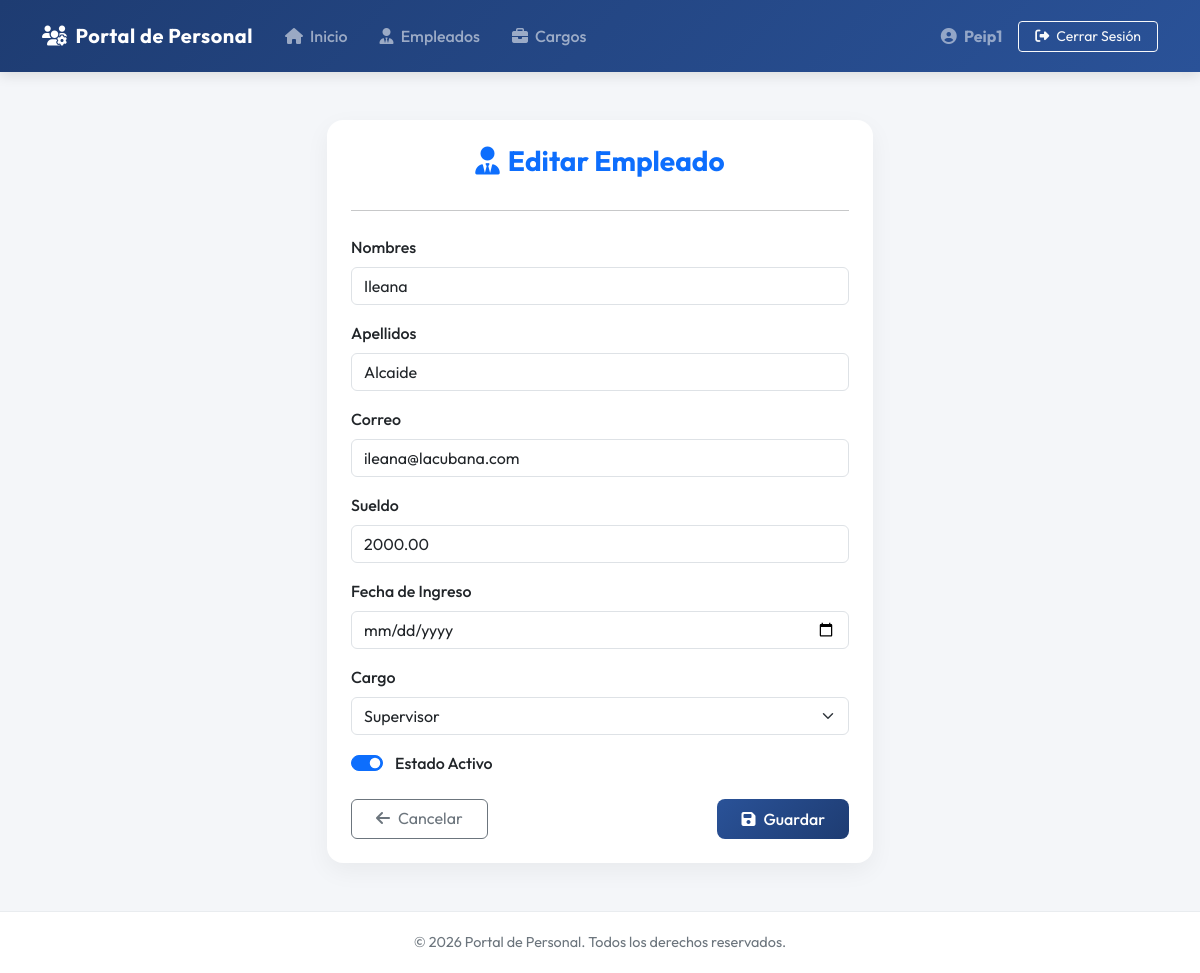
The app's page /empleados/editar/1/ (signed in) with its own data.
### employees/models.py (models this page shows, shortened)
class Employee(models.Model):
    first_name = models.CharField(max_length=100, verbose_name="Nombres")
    last_name = models.CharField(max_length=100, verbose_name="Apellidos")
    email = models.EmailField(verbose_name="Correo")
    salary = models.DecimalField(max_digits=10, decimal_places=2, verbose_name="Sueldo")
    hire_date = models.DateField(verbose_name="Fecha de Ingreso")
    position = models.ForeignKey(Position, on_delete=models.CASCADE, verbose_name="Cargo")
    is_active = models.BooleanField(default=True, verbose_name="Estado Activo")
    class Meta:
        verbose_name = "Empleado"
        verbose_name_plural = "Empleados"

### employees/views.py (the view)
# urls.py: path('empleados/editar/<int:pk>/', views.employee_edit, name='employee_edit'),
@login_required
def employee_edit(request, pk):
    if get_view_mode(request) == 'cbv':
        return EmployeeEditCBV.as_view()(request, pk=pk)
    return employee_edit_fbv(request, pk=pk)

### employees/forms.py
class EmployeeForm(forms.ModelForm):
    class Meta:
        model = Employee
        fields = ['first_name', 'last_name', 'email', 'salary', 'hire_date', 'position', 'is_active']
        widgets = {
            'first_name': forms.TextInput(attrs={'class': 'form-control', 'placeholder': 'Ej. Juan'}),
            'last_name': forms.TextInput(attrs={'class': 'form-control', 'placeholder': 'Ej. Pérez'}),
            'email': forms.EmailInput(attrs={'class': 'form-control', 'placeholder': 'juan.perez@example.com'}),
            'salary': forms.NumberInput(attrs={'class': 'form-control', 'step': '0.01', 'placeholder': '0.00'}),
            'hire_date': forms.DateInput(attrs={'class': 'form-control', 'type': 'date'}),
            'position': forms.Select(attrs={'class': 'form-select'}),
            'is_active': forms.CheckboxInput(attrs={'class': 'form-check-input'}),
        }

### employees/models.py (called while the page is built)
    def __str__(self):
        return self.name

### employees/views.py (called while the page is built)
@login_required
def employee_edit_fbv(request, pk):
    employee = get_object_or_404(Employee, pk=pk)
    form = EmployeeForm(request.POST or None, instance=employee)
    if form.is_valid():
        form.save()
        return redirect('employee_list')
    return render(request, 'employees/employee_form.html', {'form': form, 'title': 'Editar Empleado'})

def get_view_mode(request):
    return request.session.get('view_mode', 'fbv')

### employees/templates/employees/employee_form.html (shortened to what this page needs)
{% extends 'employees/base.html' %}
{% block content %}
<div class="row justify-content-center">
    <div class="col-md-8 col-lg-6">
        <div class="card p-4">
            <h3 class="fw-bold mb-3 text-center text-primary">
                <i class="fa-solid fa-user-tie me-2"></i>{{ title }}
            </h3>
            <hr class="mb-4">
            <form method="post" novalidate>
                {% for field in form %}
                {% if field.name == 'is_active' %}
                <div class="form-check form-switch mb-3">
                    {{ field }}
                    <label class="form-check-label fw-medium ms-1" for="{{ field.id_for_label }}">{{ field.label }}</label>
                </div>
                {% else %}
                <div class="mb-3">
                    <label for="{{ field.id_for_label }}" class="form-label fw-medium">{{ field.label }}</label>
                    {{ field }}
                </div>
                {% endif %}
                {% endfor %}
                <div class="d-flex justify-content-between mt-4">
                    <a href="{% url 'employee_list' %}" class="btn btn-outline-secondary px-4">
                        <i class="fa-solid fa-arrow-left me-2"></i>Cancelar
                    </a>
                    <button type="submit" class="btn btn-premium px-4">
                        <i class="fa-solid fa-floppy-disk me-2"></i>Guardar
                    </button>
                </div>
            </form>
        </div>
    </div>
</div>
{% endblock %}

### employees/templates/employees/base.html (shortened to what this page needs)
{% load static %}
<!DOCTYPE html>
<html lang="es">
<head>
    <link href="https://cdn.jsdelivr.net/npm/bootstrap@5.3.2/dist/css/bootstrap.min.css" rel="stylesheet">
    <link href="https://cdnjs.cloudflare.com/ajax/libs/font-awesome/6.4.2/css/all.min.css" rel="stylesheet">
    <link href="{% static 'css/styles.css' %}" rel="stylesheet">
</head>
<body>
    <nav class="navbar navbar-expand-lg navbar-dark py-3">
        <div class="container">
            <a class="navbar-brand" href="{% if user.is_authenticated %}{% url 'home' %}{% else %}#{% endif %}">
                <i class="fa-solid fa-users-gear me-2"></i>Portal de Personal
            </a>
            <div class="collapse navbar-collapse" id="navbarNav">
                {% if user.is_authenticated %}
                <ul class="navbar-nav me-auto">
                    <li class="nav-item">
                        <a class="nav-link px-3" href="{% url 'home' %}">
                            <i class="fa-solid fa-house me-1"></i> Inicio
                        </a>
                    </li>
                    <li class="nav-item">
                        <a class="nav-link px-3" href="{% url 'employee_list' %}">
                            <i class="fa-solid fa-user-tie me-1"></i> Empleados
                        </a>
                    </li>
                    <li class="nav-item">
                        <a class="nav-link px-3" href="{% url 'position_list' %}">
                            <i class="fa-solid fa-briefcase me-1"></i> Cargos
                        </a>
                    </li>
                </ul>
                <ul class="navbar-nav ms-auto align-items-center">
                    <li class="nav-item me-3 text-white-50">
                        <i class="fa-solid fa-user-circle me-1"></i> <strong>{{ user.username }}</strong>
                    </li>
                    <li class="nav-item">
                        <a class="btn btn-sm btn-outline-light px-3 py-1.5" href="{% url 'logout' %}">
                            <i class="fa-solid fa-right-from-bracket me-1"></i> Cerrar Sesión
                        </a>
                    </li>
                </ul>
                {% endif %}
            </div>
        </div>
    </nav>
    <div class="container my-5 fade-in">
        {% block content %}{% endblock %}
    </div>
    <footer class="footer text-center">
        <div class="container">
            <p class="mb-0">© 2026 Portal de Personal. Todos los derechos reservados.</p>
        </div>
    </footer>
</body>
</html>

### templates/css/styles.css (style rules this page uses)
body { font-family: 'Outfit', sans-serif; background-color: #f4f6f9; color: #333333; min-height: 100vh; display: flex; flex-direction: column; }
.navbar { background: linear-gradient(135deg, #1e3c72 0%, #2a5298 100%); box-shadow: 0 4px 12px rgba(0,0,0,0.1); }
.navbar-brand { font-weight: 700; letter-spacing: 0.5px; }
.nav-link { font-weight: 500; transition: all 0.2s ease-in-out; }
.card { border: none; border-radius: 16px; box-shadow: 0 8px 24px rgba(0,0,0,0.05); transition: all 0.3s ease; }
.btn-premium { background: linear-gradient(135deg, #2a5298 0%, #1e3c72 100%); color: #ffffff; border: none; border-radius: 8px; font-weight: 500; padding: 8px 20px; transition: all 0.2s ease; }
.footer { margin-top: auto; background-color: #ffffff; border-top: 1px solid #e9ecef; padding: 20px 0; font-size: 0.9rem; color: #6c757d; }
.fade-in { animation: fadeIn 0.4s ease-out; }

### records on screen
Employee: form "Ileana" "Alcaide" "ileana@lacubana.com" "2000.00" "Supervisor", form "☑"

### other values on screen
{{ user.username }} "Peip1"
{{ title }} "Editar Empleado"
{{ field.label }} "Nombres" "Apellidos" "Correo" "Sueldo" "Fecha de Ingreso" "Cargo"
{{ field.label }} "Estado Activo"
